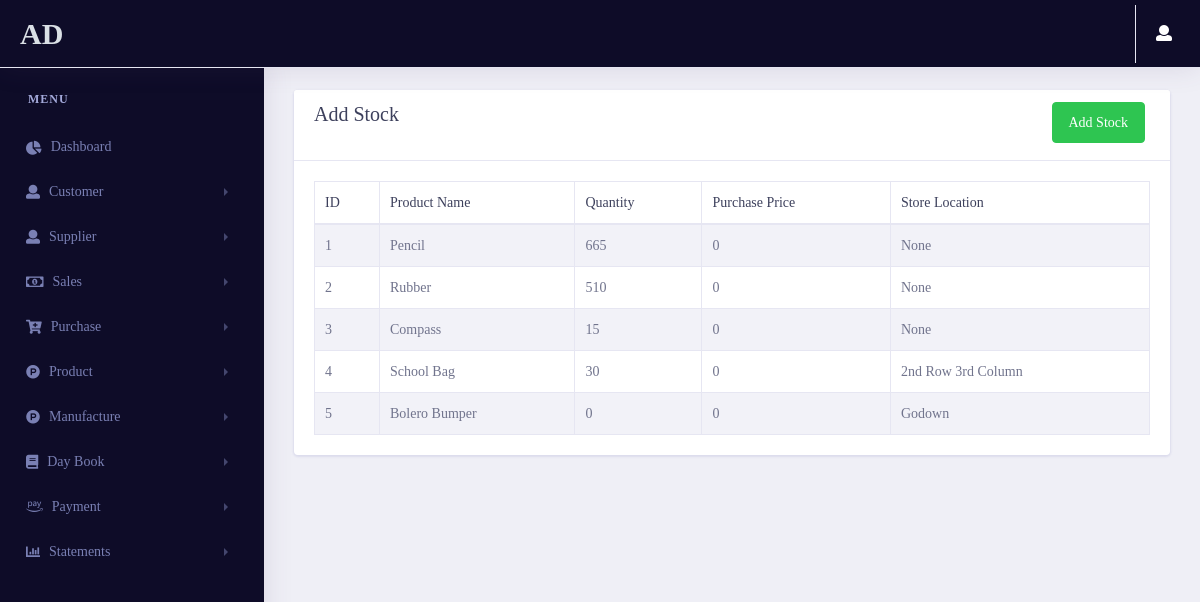
Page /statement/list_stock/ (signed in) on the earlier database version.
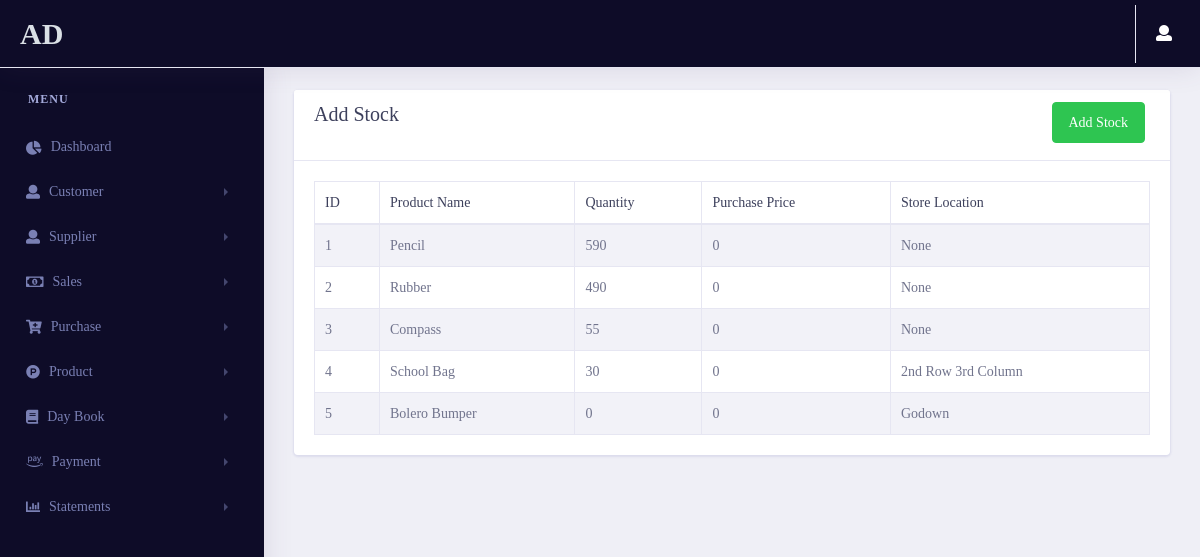
Same page on the later database version.
### products/models.py (models this page shows, shortened)
class Stock_estimate(models.Model):
    product = models.OneToOneField(Product_estimate,on_delete=models.CASCADE)
    quantity = models.IntegerField(null=True,blank=True,default=0)
    purchase_price = models.IntegerField(null=True,blank=True,default=0)
    id = models.UUIDField(default=uuid.uuid4 , unique=True , primary_key=True , editable=False)
    class Meta:
        indexes = [models.Index(fields=('product' , 'id'))]

class Product_estimate(models.Model):
    product_name = models.CharField(max_length=100)
    product_categ = models.CharField(max_length=50)
    product_type = models.ForeignKey(Product_type, null=True, blank=True, on_delete=models.SET_NULL)
    unit = models.CharField(max_length=50)
    selling_price = models.FloatField()
    purchase_price = models.FloatField(null=True, blank=True)
    store_location = models.CharField(max_length=50)
    supplier = models.ForeignKey(Supplier_estimate , on_delete=models.CASCADE , blank=True,null=True)
    minimum_stock=models.IntegerField()
    id = models.UUIDField(default=uuid.uuid4 , unique=True , primary_key=True , editable=False)
    def __str__(self):
        return self.product_name
    class Meta:
        indexes = [models.Index(fields=('product_name' , 'id' , 'supplier'))]

### statements/views.py (the view, shortened to what this page needs)
# urls.py: path('list_stock/',views.list_stock,name="list_stock"),
@login_required(login_url='login')
def list_stock(request):
    try:
        if request.user.groups.filter(name='Estimate').exists():
            stock_data = Stock_estimate.objects.all()
        if request.user.groups.filter(name='GST').exists():
            stock_data = Stock_gst.objects.all()
        context = {
            'stock_data' : stock_data
        }
        return render(request, 'statements/stock.html',context)
    except:
        return redirect('error404')

### pages/templatetags/user_auth.py (called while the page is built)
@register.filter(name='has_group')
def has_group(user, group_name):
    group = Group.objects.get(name=group_name)
    return True if group in user.groups.all() else False

### statements/templates/statements/stock.html (shortened to what this page needs)
{% extends 'pages/base.html' %}
{% load user_auth %}
{% load static %}
{% block content %}
<link rel="stylesheet" href="{% static 'vendor/bootstrap/css/bootstrap.min.css' %}">
<link href="{% static 'vendor/fonts/circular-std/style.css' %}" rel="stylesheet">
<link rel="stylesheet" href="{% static 'libs/css/style.css' %}">
<link rel="stylesheet" href="{% static 'vendor/fonts/fontawesome/css/fontawesome-all.css' %}">
<link rel="stylesheet" type="text/css" href="{% static 'vendor/datatables/css/dataTables.bootstrap4.css' %}">
{% if request.user|has_group:"Estimate" %}
<div class="row">
    <div class="col-xl-12 col-lg-12 col-md-12 col-sm-12 col-12">
        <div class="card">
            <div class="card-header">
                <h3 class="align-middle">Add Stock
                    <button type="submit" class="btn btn-space btn-success rounded float-right" data-toggle="modal" data-target="#exampleModal">
                        Add Stock
                    </button>
                </h3>
            </div>
            <div class="card-body">
                <div class="table-responsive">
                    <table class="table table-striped table-bordered first" id="example">
                        <thead>
                        <tr>
                            <th>ID</th>
                            <th>Product Name</th>
                            <th>Quantity</th>
                            <th>Purchase Price</th>
                            <th>Store Location</th>
                        </tr>
                        </thead>
                        <tbody>
                        {% for i in stock_data %}
                        <tr>
                            <td>{{forloop.counter}}</td>
                            <td>{{i.product}}</td>
                            <td>{{i.quantity}}</td>
                            <td>{{i.purchase_price}}</td>
                            <td>{{i.product.store_location}}</td>
                        </tr>
                        {% endfor %}
                        </tbody>
                    </table>
                </div>
            </div>
        </div>
    </div>
</div>
{% endif %}
{% endblock content %}

### pages/templates/pages/base.html (shortened to what the changed rows need)
{% load static %}
{% load user_auth %}
<!doctype html>
<html lang="en">
<head>
    <link rel="stylesheet" href="{% static 'vendor/bootstrap/css/bootstrap.min.css' %}">
    <link href="{% static 'vendor/fonts/circular-std/style.css' %}" rel="stylesheet">
    <link rel="stylesheet" href="{% static 'libs/css/style.css' %}">
    <link rel="stylesheet" href="{% static 'vendor/fonts/fontawesome/css/fontawesome-all.css' %}">
    <link rel="stylesheet" href="{% static 'vendor/fonts/material-design-iconic-font/css/materialdesignicons.min.css' %}">
    <link rel="stylesheet" href="{% static 'vendor/fonts/flag-icon-css/flag-icon.min.css' %}">
    <link href="{% static 'Select2/css/select2.min.css' %}" rel="stylesheet" type="text/css">
    <link href="stylesheet" href="{% static 'vendor/multi-select/css/multi-select.css' %}">
</head>
<body>
    <div class="dashboard-main-wrapper">
        <div class="nav-left-sidebar sidebar-dark">
            <div class="menu-list">
                <nav class="navbar navbar-expand-lg navbar-dark">
                    <div class="collapse navbar-collapse" id="navbarNav">
                        <ul class="navbar-nav flex-column">
                            {% if request.user|has_group:"Manufacture" %}
                            <li class="nav-item">
                                <a class="nav-link" href="#" data-toggle="collapse" aria-expanded="false" data-target="#manufacture" aria-controls="submenu-5"><i class=" fab fa-product-hunt"></i>Manufacture</a>
                            </li>
                            {% endif %}
                        </ul>
                    </div>
                </nav>
            </div>
        </div>
        <div class="dashboard-wrapper">
            <div class="dashboard-ecommerce">
                <div class="container-fluid dashboard-content ">
                    <div class="ecommerce-widget">
                    {% block content %}
                    {% endblock content %}
                    </div>
                </div>
            </div>
        </div>
    </div>
</body>
</html>

Differences in the rows shown:
changed Stock_estimate "Pencil": quantity "665" → "590"
changed Stock_estimate "Rubber": quantity "510" → "490"
changed Stock_estimate "Compass": quantity "15" → "55"
Other differences:
text no longer shown: "Manufacture"
